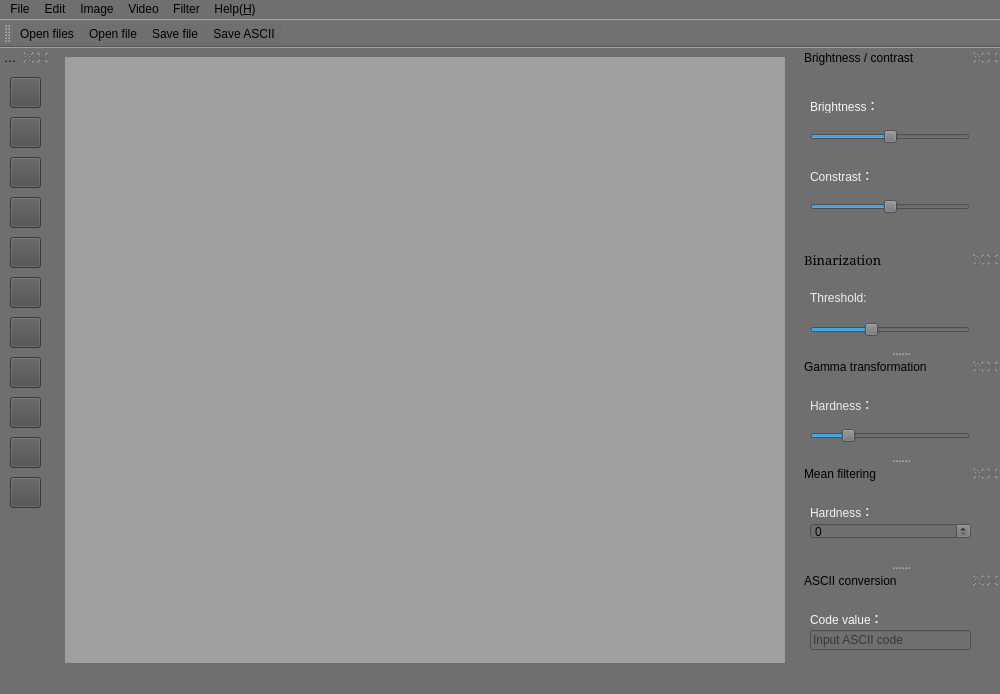
<?xml version="1.0" encoding="UTF-8"?>
<ui version="4.0">
 <class>MainWindow</class>
 <widget class="QMainWindow" name="MainWindow">
  <property name="geometry">
   <rect>
    <x>0</x>
    <y>0</y>
    <width>1000</width>
    <height>678</height>
   </rect>
  </property>
  <property name="windowTitle">
   <string>MainWindow</string>
  </property>
  <property name="styleSheet">
   <string notr="true">background-color: rgb(111, 111, 111);</string>
  </property>
  <widget class="QWidget" name="centralwidget">
   <layout class="QGridLayout" name="gridLayout">
    <item row="0" column="0">
     <widget class="QMdiArea" name="mdiArea">
      <property name="styleSheet">
       <string notr="true">background-color: rgb(77, 77, 77);</string>
      </property>
     </widget>
    </item>
   </layout>
  </widget>
  <widget class="QMenuBar" name="menubar">
   <property name="geometry">
    <rect>
     <x>0</x>
     <y>0</y>
     <width>1000</width>
     <height>22</height>
    </rect>
   </property>
   <widget class="QMenu" name="menu">
    <property name="title">
     <string>File</string>
    </property>
    <addaction name="action_N"/>
    <addaction name="action_3"/>
    <addaction name="action_S"/>
    <addaction name="action_H"/>
   </widget>
   <widget class="QMenu" name="menu_2">
    <property name="title">
     <string>Edit</string>
    </property>
    <addaction name="action_Z"/>
   </widget>
   <widget class="QMenu" name="menu_3">
    <property name="title">
     <string>Image</string>
    </property>
    <addaction name="action_4"/>
   </widget>
   <widget class="QMenu" name="menu_5">
    <property name="title">
     <string>Filter</string>
    </property>
    <addaction name="action_6"/>
    <addaction name="action_7"/>
    <addaction name="actionASCII"/>
    <addaction name="action_Sobel"/>
    <addaction name="action_Canny"/>
    <addaction name="action_8"/>
    <addaction name="action_9"/>
    <addaction name="action_10"/>
    <addaction name="action"/>
   </widget>
   <widget class="QMenu" name="menu_H">
    <property name="title">
     <string>Help(&amp;H)</string>
    </property>
    <addaction name="actionAbout_IMAGEW"/>
    <addaction name="action_L"/>
   </widget>
   <widget class="QMenu" name="menu_4">
    <property name="title">
     <string>Video</string>
    </property>
    <addaction name="action_2"/>
    <addaction name="action_5"/>
    <addaction name="actionSmooth"/>
    <addaction name="actionMosaic"/>
    <addaction name="actionBinarization"/>
    <addaction name="actionEdge_Detection"/>
   </widget>
   <addaction name="menu"/>
   <addaction name="menu_2"/>
   <addaction name="menu_3"/>
   <addaction name="menu_4"/>
   <addaction name="menu_5"/>
   <addaction name="menu_H"/>
  </widget>
  <widget class="QStatusBar" name="statusbar"/>
  <widget class="QDockWidget" name="dockWidget">
   <property name="minimumSize">
    <size>
     <width>50</width>
     <height>44</height>
    </size>
   </property>
   <property name="maximumSize">
    <size>
     <width>50</width>
     <height>524287</height>
    </size>
   </property>
   <property name="styleSheet">
    <string notr="true">background-color: rgb(111, 111, 111);</string>
   </property>
   <property name="windowTitle">
    <string>工具箱</string>
   </property>
   <attribute name="dockWidgetArea">
    <number>1</number>
   </attribute>
   <widget class="QWidget" name="dockWidgetContents">
    <widget class="QPushButton" name="brightnessButton">
     <property name="geometry">
      <rect>
       <x>10</x>
       <y>10</y>
       <width>31</width>
       <height>31</height>
      </rect>
     </property>
     <property name="styleSheet">
      <string notr="true">border-image: url(:/icon/image/icon/亮度.png);
background-color: rgb(77, 77, 77);</string>
     </property>
     <property name="text">
      <string/>
     </property>
    </widget>
    <widget class="QPushButton" name="grayButton">
     <property name="geometry">
      <rect>
       <x>10</x>
       <y>50</y>
       <width>31</width>
       <height>31</height>
      </rect>
     </property>
     <property name="styleSheet">
      <string notr="true">border-image: url(:/icon/image/icon/灰度.png);
background-color: rgb(77, 77, 77);</string>
     </property>
     <property name="text">
      <string/>
     </property>
    </widget>
    <widget class="QPushButton" name="binarizationButton">
     <property name="geometry">
      <rect>
       <x>10</x>
       <y>90</y>
       <width>31</width>
       <height>31</height>
      </rect>
     </property>
     <property name="styleSheet">
      <string notr="true">border-image: url(:/icon/image/icon/二值化.png);
background-color: rgb(77, 77, 77);</string>
     </property>
     <property name="text">
      <string/>
     </property>
    </widget>
    <widget class="QPushButton" name="gammaButton">
     <property name="geometry">
      <rect>
       <x>10</x>
       <y>330</y>
       <width>31</width>
       <height>31</height>
      </rect>
     </property>
     <property name="styleSheet">
      <string notr="true">border-image: url(:/icon/image/icon/伽马变换.png);
background-color: rgb(77, 77, 77);</string>
     </property>
     <property name="text">
      <string/>
     </property>
    </widget>
    <widget class="QPushButton" name="borderButton">
     <property name="geometry">
      <rect>
       <x>10</x>
       <y>290</y>
       <width>31</width>
       <height>31</height>
      </rect>
     </property>
     <property name="styleSheet">
      <string notr="true">border-image: url(:/icon/image/icon/边缘复合.png);
background-color: rgb(77, 77, 77);</string>
     </property>
     <property name="text">
      <string/>
     </property>
    </widget>
    <widget class="QPushButton" name="gaussButton">
     <property name="geometry">
      <rect>
       <x>10</x>
       <y>250</y>
       <width>31</width>
       <height>31</height>
      </rect>
     </property>
     <property name="styleSheet">
      <string notr="true">border-image: url(:/icon/image/icon/高斯滤波.png);
background-color: rgb(77, 77, 77);</string>
     </property>
     <property name="text">
      <string/>
     </property>
    </widget>
    <widget class="QPushButton" name="sobelButton">
     <property name="geometry">
      <rect>
       <x>10</x>
       <y>210</y>
       <width>31</width>
       <height>31</height>
      </rect>
     </property>
     <property name="styleSheet">
      <string notr="true">border-image: url(:/icon/image/icon/Sobel.png);
background-color: rgb(77, 77, 77);</string>
     </property>
     <property name="text">
      <string/>
     </property>
    </widget>
    <widget class="QPushButton" name="cannyButton">
     <property name="geometry">
      <rect>
       <x>10</x>
       <y>170</y>
       <width>31</width>
       <height>31</height>
      </rect>
     </property>
     <property name="styleSheet">
      <string notr="true">border-image: url(:/icon/image/icon/Canny.png);
background-color: rgb(77, 77, 77);</string>
     </property>
     <property name="text">
      <string/>
     </property>
    </widget>
    <widget class="QPushButton" name="asciiButton">
     <property name="geometry">
      <rect>
       <x>10</x>
       <y>130</y>
       <width>31</width>
       <height>31</height>
      </rect>
     </property>
     <property name="styleSheet">
      <string notr="true">border-image: url(:/icon/image/icon/ASCII.png);
background-color: rgb(77, 77, 77);</string>
     </property>
     <property name="text">
      <string/>
     </property>
    </widget>
    <widget class="QPushButton" name="filtrerButton">
     <property name="geometry">
      <rect>
       <x>10</x>
       <y>370</y>
       <width>31</width>
       <height>31</height>
      </rect>
     </property>
     <property name="styleSheet">
      <string notr="true">border-image: url(:/icon/image/icon/均值滤波.png);
background-color: rgb(77, 77, 77);</string>
     </property>
     <property name="text">
      <string/>
     </property>
    </widget>
    <widget class="QPushButton" name="videoButton">
     <property name="geometry">
      <rect>
       <x>10</x>
       <y>410</y>
       <width>31</width>
       <height>31</height>
      </rect>
     </property>
     <property name="styleSheet">
      <string notr="true">border-image: url(:/icon/image/icon/视频.png);
background-color: rgb(77, 77, 77);</string>
     </property>
     <property name="text">
      <string/>
     </property>
    </widget>
   </widget>
  </widget>
  <widget class="QToolBar" name="toolBar">
   <property name="minimumSize">
    <size>
     <width>0</width>
     <height>0</height>
    </size>
   </property>
   <property name="maximumSize">
    <size>
     <width>16777215</width>
     <height>16777215</height>
    </size>
   </property>
   <property name="windowTitle">
    <string>toolBar</string>
   </property>
   <property name="styleSheet">
    <string notr="true">background-color: rgb(111, 111, 111);</string>
   </property>
   <attribute name="toolBarArea">
    <enum>TopToolBarArea</enum>
   </attribute>
   <attribute name="toolBarBreak">
    <bool>false</bool>
   </attribute>
   <addaction name="openfiles"/>
   <addaction name="openfile"/>
   <addaction name="savafile"/>
   <addaction name="action_ascii"/>
  </widget>
  <widget class="QDockWidget" name="brightdockWidget">
   <property name="minimumSize">
    <size>
     <width>200</width>
     <height>200</height>
    </size>
   </property>
   <property name="maximumSize">
    <size>
     <width>200</width>
     <height>524287</height>
    </size>
   </property>
   <property name="styleSheet">
    <string notr="true">font: 10pt &quot;Elephant&quot;;</string>
   </property>
   <property name="windowTitle">
    <string>Brightness / contrast</string>
   </property>
   <attribute name="dockWidgetArea">
    <number>2</number>
   </attribute>
   <widget class="QWidget" name="dockWidgetContents_5">
    <widget class="QLabel" name="brightlabel">
     <property name="geometry">
      <rect>
       <x>10</x>
       <y>30</y>
       <width>91</width>
       <height>16</height>
      </rect>
     </property>
     <property name="text">
      <string>&lt;html&gt;&lt;head/&gt;&lt;body&gt;&lt;p&gt;&lt;span style=&quot; color:#f5f5f5;&quot;&gt;Brightness：&lt;/span&gt;&lt;/p&gt;&lt;/body&gt;&lt;/html&gt;</string>
     </property>
    </widget>
    <widget class="QLabel" name="label_2">
     <property name="geometry">
      <rect>
       <x>10</x>
       <y>100</y>
       <width>81</width>
       <height>16</height>
      </rect>
     </property>
     <property name="text">
      <string>&lt;html&gt;&lt;head/&gt;&lt;body&gt;&lt;p&gt;&lt;span style=&quot; color:#f0f0f0;&quot;&gt;Constrast：&lt;/span&gt;&lt;/p&gt;&lt;/body&gt;&lt;/html&gt;</string>
     </property>
    </widget>
    <widget class="QSlider" name="birghtness">
     <property name="geometry">
      <rect>
       <x>10</x>
       <y>60</y>
       <width>160</width>
       <height>19</height>
      </rect>
     </property>
     <property name="minimum">
      <number>-255</number>
     </property>
     <property name="maximum">
      <number>255</number>
     </property>
     <property name="orientation">
      <enum>Qt::Horizontal</enum>
     </property>
    </widget>
    <widget class="QSlider" name="contrast">
     <property name="geometry">
      <rect>
       <x>10</x>
       <y>130</y>
       <width>160</width>
       <height>19</height>
      </rect>
     </property>
     <property name="minimum">
      <number>-100</number>
     </property>
     <property name="maximum">
      <number>100</number>
     </property>
     <property name="orientation">
      <enum>Qt::Horizontal</enum>
     </property>
    </widget>
    <widget class="QLabel" name="labelb">
     <property name="geometry">
      <rect>
       <x>110</x>
       <y>30</y>
       <width>54</width>
       <height>12</height>
      </rect>
     </property>
     <property name="text">
      <string/>
     </property>
    </widget>
    <widget class="QLabel" name="labelc">
     <property name="geometry">
      <rect>
       <x>110</x>
       <y>100</y>
       <width>54</width>
       <height>20</height>
      </rect>
     </property>
     <property name="text">
      <string/>
     </property>
    </widget>
   </widget>
  </widget>
  <widget class="QDockWidget" name="braindockWidget">
   <property name="minimumSize">
    <size>
     <width>200</width>
     <height>100</height>
    </size>
   </property>
   <property name="font">
    <font>
     <family>Elephant</family>
     <pointsize>10</pointsize>
    </font>
   </property>
   <property name="windowTitle">
    <string>Binarization</string>
   </property>
   <attribute name="dockWidgetArea">
    <number>2</number>
   </attribute>
   <widget class="QWidget" name="dockWidgetContents_6">
    <widget class="QLabel" name="brightlabel_2">
     <property name="geometry">
      <rect>
       <x>10</x>
       <y>20</y>
       <width>81</width>
       <height>16</height>
      </rect>
     </property>
     <property name="styleSheet">
      <string notr="true">font: 10pt &quot;Elephant&quot;;</string>
     </property>
     <property name="text">
      <string>&lt;html&gt;&lt;head/&gt;&lt;body&gt;&lt;p&gt;&lt;span style=&quot; color:#f1f1f1;&quot;&gt;Threshold:&lt;/span&gt;&lt;/p&gt;&lt;/body&gt;&lt;/html&gt;</string>
     </property>
    </widget>
    <widget class="QSlider" name="nSlider">
     <property name="geometry">
      <rect>
       <x>10</x>
       <y>50</y>
       <width>160</width>
       <height>19</height>
      </rect>
     </property>
     <property name="maximum">
      <number>255</number>
     </property>
     <property name="value">
      <number>95</number>
     </property>
     <property name="orientation">
      <enum>Qt::Horizontal</enum>
     </property>
    </widget>
    <widget class="QLabel" name="labelt">
     <property name="geometry">
      <rect>
       <x>110</x>
       <y>20</y>
       <width>54</width>
       <height>20</height>
      </rect>
     </property>
     <property name="text">
      <string/>
     </property>
    </widget>
   </widget>
  </widget>
  <widget class="QDockWidget" name="gammadockWidget">
   <property name="minimumSize">
    <size>
     <width>200</width>
     <height>100</height>
    </size>
   </property>
   <property name="styleSheet">
    <string notr="true">font: 10pt &quot;Elephant&quot;;</string>
   </property>
   <property name="windowTitle">
    <string>Gamma transformation</string>
   </property>
   <attribute name="dockWidgetArea">
    <number>2</number>
   </attribute>
   <widget class="QWidget" name="dockWidgetContents_7">
    <widget class="QLabel" name="brightlabel_3">
     <property name="geometry">
      <rect>
       <x>10</x>
       <y>20</y>
       <width>81</width>
       <height>16</height>
      </rect>
     </property>
     <property name="text">
      <string>&lt;html&gt;&lt;head/&gt;&lt;body&gt;&lt;p&gt;&lt;span style=&quot; color:#ececec;&quot;&gt;Hardness：&lt;/span&gt;&lt;/p&gt;&lt;/body&gt;&lt;/html&gt;</string>
     </property>
    </widget>
    <widget class="QSlider" name="horizontalSlider">
     <property name="geometry">
      <rect>
       <x>10</x>
       <y>50</y>
       <width>160</width>
       <height>19</height>
      </rect>
     </property>
     <property name="minimum">
      <number>10</number>
     </property>
     <property name="maximum">
      <number>200</number>
     </property>
     <property name="value">
      <number>50</number>
     </property>
     <property name="orientation">
      <enum>Qt::Horizontal</enum>
     </property>
    </widget>
    <widget class="QLabel" name="labelh">
     <property name="geometry">
      <rect>
       <x>100</x>
       <y>20</y>
       <width>54</width>
       <height>20</height>
      </rect>
     </property>
     <property name="text">
      <string/>
     </property>
    </widget>
   </widget>
  </widget>
  <widget class="QDockWidget" name="filterdockWidget">
   <property name="minimumSize">
    <size>
     <width>200</width>
     <height>100</height>
    </size>
   </property>
   <property name="styleSheet">
    <string notr="true">font: 10pt &quot;Elephant&quot;;</string>
   </property>
   <property name="windowTitle">
    <string>Mean filtering</string>
   </property>
   <attribute name="dockWidgetArea">
    <number>2</number>
   </attribute>
   <widget class="QWidget" name="dockWidgetContents_8">
    <widget class="QLabel" name="brightlabel_4">
     <property name="geometry">
      <rect>
       <x>10</x>
       <y>20</y>
       <width>131</width>
       <height>16</height>
      </rect>
     </property>
     <property name="text">
      <string>&lt;html&gt;&lt;head/&gt;&lt;body&gt;&lt;p&gt;&lt;span style=&quot; color:#f1f1f1;&quot;&gt;Hardness：&lt;/span&gt;&lt;/p&gt;&lt;/body&gt;&lt;/html&gt;</string>
     </property>
    </widget>
    <widget class="QSpinBox" name="spinBox">
     <property name="geometry">
      <rect>
       <x>10</x>
       <y>40</y>
       <width>161</width>
       <height>16</height>
      </rect>
     </property>
    </widget>
   </widget>
  </widget>
  <widget class="QDockWidget" name="asciidockWidget">
   <property name="minimumSize">
    <size>
     <width>200</width>
     <height>100</height>
    </size>
   </property>
   <property name="windowIcon">
    <iconset resource="myIcon.qrc">
     <normaloff>:/icon/image/icon/ASCII.png</normaloff>:/icon/image/icon/ASCII.png</iconset>
   </property>
   <property name="styleSheet">
    <string notr="true">font: 10pt &quot;Elephant&quot;;</string>
   </property>
   <property name="windowTitle">
    <string>ASCII conversion</string>
   </property>
   <attribute name="dockWidgetArea">
    <number>2</number>
   </attribute>
   <widget class="QWidget" name="dockWidgetContents_9">
    <widget class="QLabel" name="brightlabel_5">
     <property name="geometry">
      <rect>
       <x>10</x>
       <y>20</y>
       <width>161</width>
       <height>16</height>
      </rect>
     </property>
     <property name="text">
      <string>&lt;html&gt;&lt;head/&gt;&lt;body&gt;&lt;p&gt;&lt;span style=&quot; color:#f8f8f8;&quot;&gt;Code value：&lt;/span&gt;&lt;/p&gt;&lt;/body&gt;&lt;/html&gt;</string>
     </property>
    </widget>
    <widget class="QLineEdit" name="lineEdit">
     <property name="geometry">
      <rect>
       <x>10</x>
       <y>40</y>
       <width>161</width>
       <height>20</height>
      </rect>
     </property>
     <property name="text">
      <string/>
     </property>
     <property name="placeholderText">
      <string>Input ASCII code</string>
     </property>
    </widget>
   </widget>
  </widget>
  <action name="action_N">
   <property name="text">
    <string>Open File(&amp;N)</string>
   </property>
   <property name="shortcut">
    <string>Ctrl+N</string>
   </property>
  </action>
  <action name="action_S">
   <property name="text">
    <string>Save(&amp;S)</string>
   </property>
  </action>
  <action name="action_H">
   <property name="text">
    <string>Svae Other(&amp;H)</string>
   </property>
  </action>
  <action name="action_Z">
   <property name="text">
    <string>Cancle(&amp;Z)</string>
   </property>
  </action>
  <action name="action_6">
   <property name="text">
    <string>Mean filtering</string>
   </property>
  </action>
  <action name="action_7">
   <property name="text">
    <string>Gray scale conversion</string>
   </property>
  </action>
  <action name="actionASCII">
   <property name="text">
    <string>ASCII conversion</string>
   </property>
  </action>
  <action name="action_Sobel">
   <property name="text">
    <string>Sobel edge extraction</string>
   </property>
  </action>
  <action name="action_Canny">
   <property name="text">
    <string>Canny edge detection</string>
   </property>
  </action>
  <action name="action_8">
   <property name="text">
    <string>Edge recombination
</string>
   </property>
  </action>
  <action name="action_9">
   <property name="text">
    <string>Binarization</string>
   </property>
  </action>
  <action name="action_10">
   <property name="text">
    <string>Gamma transformation</string>
   </property>
  </action>
  <action name="openfile">
   <property name="icon">
    <iconset resource="myIcon.qrc">
     <normaloff>:/icon/image/icon/open.png</normaloff>:/icon/image/icon/open.png</iconset>
   </property>
   <property name="text">
    <string>Open file</string>
   </property>
  </action>
  <action name="savafile">
   <property name="icon">
    <iconset resource="myIcon.qrc">
     <normaloff>:/icon/image/icon/sava.png</normaloff>:/icon/image/icon/sava.png</iconset>
   </property>
   <property name="text">
    <string>Save file</string>
   </property>
  </action>
  <action name="actionAbout_IMAGEW">
   <property name="text">
    <string>About Image</string>
   </property>
  </action>
  <action name="openfiles">
   <property name="icon">
    <iconset resource="myIcon.qrc">
     <normaloff>:/icon/image/icon/folder.png</normaloff>:/icon/image/icon/folder.png</iconset>
   </property>
   <property name="text">
    <string>Open files</string>
   </property>
  </action>
  <action name="action">
   <property name="text">
    <string>Gaussian filtering</string>
   </property>
  </action>
  <action name="action_3">
   <property name="text">
    <string>Open Files(&amp;P)</string>
   </property>
   <property name="shortcut">
    <string>Ctrl+P</string>
   </property>
  </action>
  <action name="action_4">
   <property name="text">
    <string>Brightness / contrast</string>
   </property>
  </action>
  <action name="action_ascii">
   <property name="icon">
    <iconset resource="myIcon.qrc">
     <normaloff>:/icon/image/icon/download.png</normaloff>:/icon/image/icon/download.png</iconset>
   </property>
   <property name="text">
    <string>Save ASCII</string>
   </property>
   <property name="shortcut">
    <string>Ctrl+A</string>
   </property>
  </action>
  <action name="action_2">
   <property name="text">
    <string>Local video</string>
   </property>
  </action>
  <action name="action_5">
   <property name="text">
    <string>Get camera</string>
   </property>
  </action>
  <action name="action_L">
   <property name="text">
    <string>Transtlater(&amp;L)</string>
   </property>
   <property name="shortcut">
    <string>Ctrl+L</string>
   </property>
  </action>
  <action name="actionSmooth">
   <property name="text">
    <string>Smooth</string>
   </property>
  </action>
  <action name="actionMosaic">
   <property name="text">
    <string>Mosaic</string>
   </property>
  </action>
  <action name="actionBinarization">
   <property name="text">
    <string>Binarization</string>
   </property>
  </action>
  <action name="actionEdge_Detection">
   <property name="text">
    <string>Edge Detection</string>
   </property>
  </action>
 </widget>
 <resources>
  <include location="myIcon.qrc"/>
 </resources>
 <connections/>
</ui>
